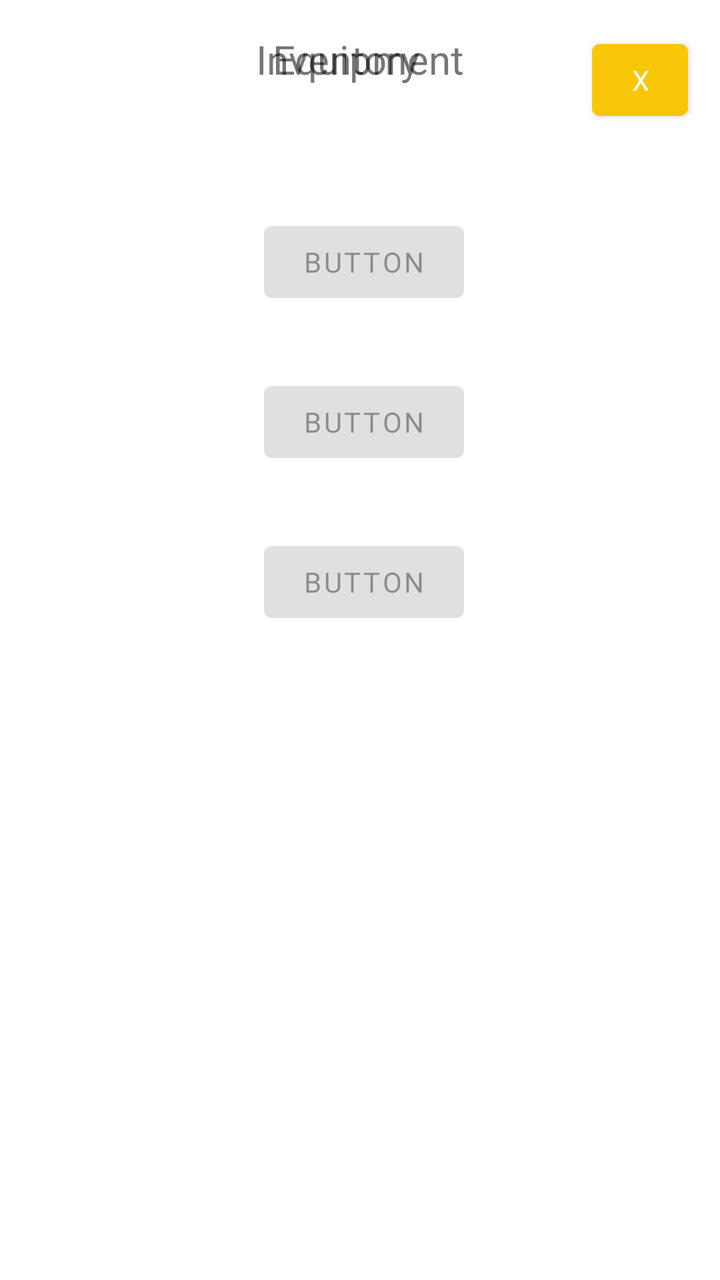
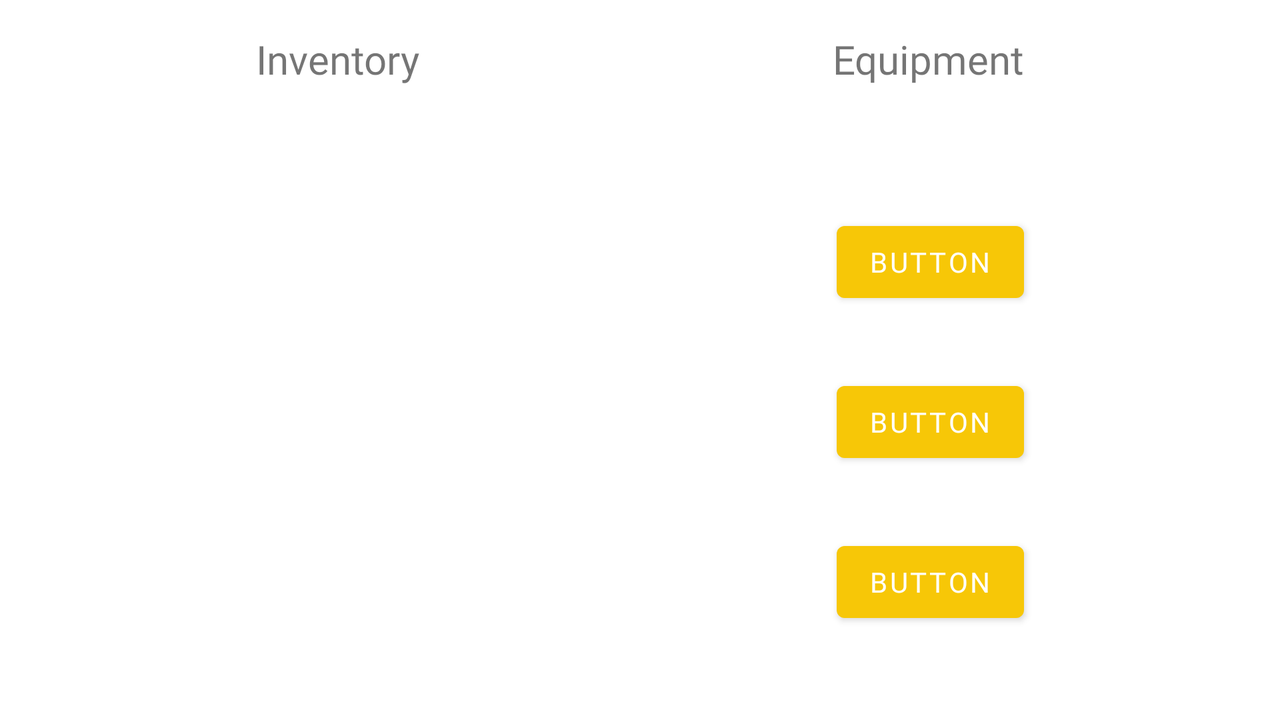

One screen, two layout resources from the same app: the default and the repository's alternative for another configuration. Each is rendered where Android would select it; the XML of both is given below.
<!-- AndroidManifest.xml: application theme Theme.DungeonCrawler -->
<!-- res/layout/fragment_inventory.xml -->
<?xml version="1.0" encoding="utf-8"?>
<androidx.constraintlayout.widget.ConstraintLayout xmlns:android="http://schemas.android.com/apk/res/android"
    xmlns:app="http://schemas.android.com/apk/res-auto"
    xmlns:tools="http://schemas.android.com/tools"
    android:id="@+id/inventoryLayout"
    android:layout_width="match_parent"
    android:layout_height="match_parent">

    <Button
        android:id="@+id/closeInventory"
        android:layout_width="48dp"
        android:layout_height="48dp"
        android:layout_marginTop="16dp"
        android:layout_marginEnd="16dp"
        android:text="X"
        app:layout_constraintEnd_toEndOf="parent"
        app:layout_constraintTop_toTopOf="parent" />

    <androidx.constraintlayout.widget.ConstraintLayout
        android:layout_width="match_parent"
        android:layout_height="match_parent"
        app:layout_constraintStart_toStartOf="parent"
        app:layout_constraintTop_toTopOf="parent">

        <TextView
            android:id="@+id/inventoryLabel"
            android:layout_width="wrap_content"
            android:layout_height="wrap_content"
            android:layout_marginStart="128dp"
            android:layout_marginTop="16dp"
            android:text="Inventory"
            android:textAlignment="center"
            android:textSize="20sp"
            app:layout_constraintStart_toStartOf="parent"
            app:layout_constraintTop_toTopOf="parent" />

        <TextView
            android:id="@+id/equipmentLabel"
            android:layout_width="wrap_content"
            android:layout_height="wrap_content"
            android:layout_marginTop="16dp"
            android:layout_marginEnd="128dp"
            android:text="Equipment"
            android:textAlignment="center"
            android:textSize="20sp"
            app:layout_constraintEnd_toEndOf="parent"
            app:layout_constraintTop_toTopOf="parent" />

        <Button
            android:id="@+id/potionButton"
            android:layout_width="100dp"
            android:layout_height="wrap_content"
            android:layout_marginTop="32dp"
            android:layout_marginEnd="128dp"
            android:enabled="false"
            android:text="Button"
            app:layout_constraintEnd_toEndOf="parent"
            app:layout_constraintTop_toBottomOf="@+id/armorButton" />

        <Button
            android:id="@+id/weaponButton"
            android:layout_width="100dp"
            android:layout_height="wrap_content"
            android:layout_marginTop="64dp"
            android:layout_marginEnd="128dp"
            android:enabled="false"
            android:text="Button"
            app:layout_constraintEnd_toEndOf="parent"
            app:layout_constraintTop_toBottomOf="@+id/equipmentLabel" />

        <Button
            android:id="@+id/armorButton"
            android:layout_width="100dp"
            android:layout_height="wrap_content"
            android:layout_marginTop="32dp"
            android:layout_marginEnd="128dp"
            android:enabled="false"
            android:text="Button"
            app:layout_constraintEnd_toEndOf="parent"
            app:layout_constraintTop_toBottomOf="@+id/weaponButton" />

        <TableLayout
            android:id="@+id/inventoryTable"
            android:layout_width="wrap_content"
            android:layout_height="wrap_content"
            android:layout_marginStart="16dp"
            android:layout_marginTop="16dp"
            android:layout_marginEnd="32dp"
            app:layout_constraintBottom_toBottomOf="parent"
            app:layout_constraintEnd_toStartOf="@+id/armorButton"
            app:layout_constraintStart_toStartOf="parent"
            app:layout_constraintTop_toBottomOf="@+id/inventoryLabel" />

    </androidx.constraintlayout.widget.ConstraintLayout>
</androidx.constraintlayout.widget.ConstraintLayout>
<!-- resources referenced by this layout -->
<resources>
  <style name="Theme.DungeonCrawler" parent="Theme.MaterialComponents.DayNight.DarkActionBar">
          
          <item name="colorPrimary">@color/sand</item>
          <item name="colorPrimaryVariant">@color/purple_700</item>
          <item name="colorOnPrimary">@color/white</item>
          
          <item name="colorSecondary">@color/teal_200</item>
          <item name="colorSecondaryVariant">@color/teal_700</item>
          <item name="colorOnSecondary">@color/black</item>
          
          <item name="android:statusBarColor">?attr/colorPrimaryVariant</item>
          
          <item name="android:fontFamily">@font/alagard</item>
  
          <item name="spinnerStyle">@style/Widget.AppCompat.Spinner</item>
      </style>
  <color name="sand">#F7C707</color>
  <color name="purple_700">#FF3700B3</color>
  <color name="white">#FFFFFFFF</color>
  <color name="teal_200">#FF03DAC5</color>
  <color name="teal_700">#FF018786</color>
  <color name="black">#FF000000</color>
</resources>
<!-- res/layout-land/fragment_inventory.xml (the repository's variant of the layout above) -->
<!-- drawn on the phone turned sideways -->
<?xml version="1.0" encoding="utf-8"?>
<androidx.constraintlayout.widget.ConstraintLayout xmlns:android="http://schemas.android.com/apk/res/android"
    xmlns:app="http://schemas.android.com/apk/res-auto"
    xmlns:tools="http://schemas.android.com/tools"
    android:layout_width="match_parent"
    android:layout_height="match_parent">

    <androidx.constraintlayout.widget.ConstraintLayout
        android:layout_width="match_parent"
        android:layout_height="match_parent"
        app:layout_constraintStart_toStartOf="parent"
        app:layout_constraintTop_toTopOf="parent">

        <TextView
            android:id="@+id/invetoryLabel"
            android:layout_width="wrap_content"
            android:layout_height="wrap_content"
            android:layout_marginStart="128dp"
            android:layout_marginTop="16dp"
            android:text="Inventory"
            android:textAlignment="center"
            android:textSize="20sp"
            app:layout_constraintStart_toStartOf="parent"
            app:layout_constraintTop_toTopOf="parent" />

        <TextView
            android:id="@+id/equipmentLabel"
            android:layout_width="wrap_content"
            android:layout_height="wrap_content"
            android:layout_marginTop="16dp"
            android:layout_marginEnd="128dp"
            android:text="Equipment"
            android:textAlignment="center"
            android:textSize="20sp"
            app:layout_constraintEnd_toEndOf="parent"
            app:layout_constraintTop_toTopOf="parent" />

        <Button
            android:id="@+id/potionButton"
            android:layout_width="wrap_content"
            android:layout_height="wrap_content"
            android:layout_marginTop="32dp"
            android:layout_marginEnd="128dp"
            android:text="Button"
            app:layout_constraintEnd_toEndOf="parent"
            app:layout_constraintTop_toBottomOf="@+id/armorButton" />

        <Button
            android:id="@+id/weaponButton"
            android:layout_width="wrap_content"
            android:layout_height="wrap_content"
            android:layout_marginTop="64dp"
            android:layout_marginEnd="128dp"
            android:text="Button"
            app:layout_constraintEnd_toEndOf="parent"
            app:layout_constraintTop_toBottomOf="@+id/equipmentLabel" />

        <Button
            android:id="@+id/armorButton"
            android:layout_width="wrap_content"
            android:layout_height="wrap_content"
            android:layout_marginTop="32dp"
            android:layout_marginEnd="128dp"
            android:text="Button"
            app:layout_constraintEnd_toEndOf="parent"
            app:layout_constraintTop_toBottomOf="@+id/weaponButton" />

        <ScrollView
            android:id="@+id/inventoryView"
            android:layout_width="300dp"
            android:layout_height="68dp"
            android:layout_marginStart="16dp"
            android:layout_marginTop="16dp"
            app:layout_constraintStart_toStartOf="parent"
            app:layout_constraintTop_toBottomOf="@+id/invetoryLabel">

            <LinearLayout
                android:id="@+id/inventoryLayout"
                android:layout_width="match_parent"
                android:layout_height="wrap_content"
                android:orientation="vertical" />
        </ScrollView>
    </androidx.constraintlayout.widget.ConstraintLayout>
</androidx.constraintlayout.widget.ConstraintLayout>
